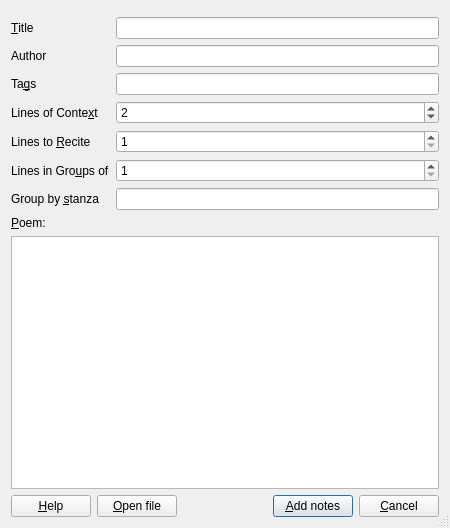
<?xml version="1.0" encoding="UTF-8"?>
<ui version="4.0">
 <class>Dialog</class>
 <widget class="QDialog" name="Dialog">
  <property name="geometry">
   <rect>
    <x>0</x>
    <y>0</y>
    <width>450</width>
    <height>528</height>
   </rect>
  </property>
  <property name="windowTitle">
   <string>LPCG – Import Lyrics/Poetry</string>
  </property>
  <property name="sizeGripEnabled">
   <bool>true</bool>
  </property>
  <layout class="QVBoxLayout" name="verticalLayout_2">
   <item>
    <layout class="QFormLayout" name="formLayout">
     <item row="0" column="0" colspan="2">
      <widget class="QWidget" name="deckChooser" native="true"/>
     </item>
     <item row="2" column="0">
      <widget class="QLabel" name="label">
       <property name="text">
        <string>&amp;Title</string>
       </property>
       <property name="buddy">
        <cstring>titleBox</cstring>
       </property>
      </widget>
     </item>
     <item row="2" column="1">
      <widget class="QLineEdit" name="titleBox">
       <property name="text">
        <string/>
       </property>
      </widget>
     </item>
     <item row="4" column="0">
      <widget class="QLabel" name="label_author">
       <property name="text">
        <string>Author</string>
       </property>
       <property name="buddy">
        <cstring>authorBox</cstring>
       </property>
      </widget>
     </item>
     <item row="4" column="1">
      <widget class="QLineEdit" name="authorBox">
       <property name="text">
        <string/>
       </property>
      </widget>
     </item>
     <item row="6" column="0">
      <widget class="QLabel" name="label_3">
       <property name="text">
        <string>Ta&amp;gs</string>
       </property>
       <property name="buddy">
        <cstring>tagsBox</cstring>
       </property>
      </widget>
     </item>
     <item row="6" column="1">
      <widget class="QLineEdit" name="tagsBox"/>
     </item>
     <item row="8" column="0">
      <widget class="QLabel" name="label_2">
       <property name="text">
        <string>Lines of Conte&amp;xt</string>
       </property>
       <property name="buddy">
        <cstring>contextLinesSpin</cstring>
       </property>
      </widget>
     </item>
     <item row="8" column="1">
      <widget class="QSpinBox" name="contextLinesSpin">
       <property name="minimumSize">
        <size>
         <width>70</width>
         <height>0</height>
        </size>
       </property>
       <property name="toolTip">
        <string>Number of context lines to show on the question side of the cards.</string>
       </property>
       <property name="minimum">
        <number>1</number>
       </property>
       <property name="maximum">
        <number>20</number>
       </property>
       <property name="value">
        <number>2</number>
       </property>
      </widget>
     </item>
     <item row="9" column="0">
      <widget class="QLabel" name="label_5">
       <property name="text">
        <string>Lines to &amp;Recite</string>
       </property>
       <property name="buddy">
        <cstring>reciteLinesSpin</cstring>
       </property>
      </widget>
     </item>
     <item row="9" column="1">
      <widget class="QSpinBox" name="reciteLinesSpin">
       <property name="toolTip">
        <string>Number of occluded lines shown on the answer side of each card.</string>
       </property>
       <property name="minimum">
        <number>1</number>
       </property>
       <property name="maximum">
        <number>10</number>
       </property>
      </widget>
     </item>
     <item row="10" column="0">
      <widget class="QLabel" name="label_4">
       <property name="text">
        <string>Lines in Gro&amp;ups of</string>
       </property>
       <property name="buddy">
        <cstring>groupLinesSpin</cstring>
       </property>
      </widget>
     </item>
     <item row="10" column="1">
      <widget class="QSpinBox" name="groupLinesSpin">
       <property name="minimum">
        <number>1</number>
       </property>
       <property name="maximum">
        <number>10</number>
       </property>
      </widget>
     </item>
     <item row="11" column="0">
      <widget class="QLabel" name="label_3">
       <property name="text">
        <string>Group by &amp;stanza</string>
       </property>
       <property name="buddy">
        <cstring>tagsBox</cstring>
       </property>
      </widget>
     </item>
     <item row="11" column="1">
      <widget class="QLineEdit" name="tagsBox"/>
     </item>
    </layout>
   </item>
   <item>
    <widget class="QLabel" name="label_6">
     <property name="text">
      <string>&amp;Poem:</string>
     </property>
     <property name="buddy">
      <cstring>textBox</cstring>
     </property>
    </widget>
   </item>
   <item>
    <widget class="QPlainTextEdit" name="textBox"/>
   </item>
   <item>
    <layout class="QHBoxLayout" name="horizontalLayout">
     <item>
      <widget class="QPushButton" name="helpButton">
       <property name="text">
        <string>&amp;Help</string>
       </property>
      </widget>
     </item>
     <item>
      <widget class="QPushButton" name="openFileButton">
       <property name="toolTip">
        <string>Replace the contents of the poem editor with a text file on your computer.</string>
       </property>
       <property name="text">
        <string>&amp;Open file</string>
       </property>
       <property name="autoDefault">
        <bool>false</bool>
       </property>
       <property name="default">
        <bool>false</bool>
       </property>
      </widget>
     </item>
     <item>
      <spacer name="horizontalSpacer">
       <property name="orientation">
        <enum>Qt::Horizontal</enum>
       </property>
       <property name="sizeHint" stdset="0">
        <size>
         <width>40</width>
         <height>20</height>
        </size>
       </property>
      </spacer>
     </item>
     <item>
      <widget class="QPushButton" name="addCardsButton">
       <property name="toolTip">
        <string>Generate notes from the text in the poem editor.</string>
       </property>
       <property name="text">
        <string>&amp;Add notes</string>
       </property>
       <property name="autoDefault">
        <bool>false</bool>
       </property>
       <property name="default">
        <bool>true</bool>
       </property>
       <property name="flat">
        <bool>false</bool>
       </property>
      </widget>
     </item>
     <item>
      <widget class="QPushButton" name="cancelButton">
       <property name="text">
        <string>&amp;Cancel</string>
       </property>
       <property name="autoDefault">
        <bool>false</bool>
       </property>
      </widget>
     </item>
    </layout>
   </item>
  </layout>
 </widget>
 <tabstops>
  <tabstop>titleBox</tabstop>
  <tabstop>authorBox</tabstop>
  <tabstop>tagsBox</tabstop>
  <tabstop>contextLinesSpin</tabstop>
  <tabstop>reciteLinesSpin</tabstop>
  <tabstop>groupLinesSpin</tabstop>
  <tabstop>textBox</tabstop>
  <tabstop>addCardsButton</tabstop>
  <tabstop>cancelButton</tabstop>
  <tabstop>helpButton</tabstop>
  <tabstop>openFileButton</tabstop>
 </tabstops>
 <resources/>
 <connections/>
</ui>
